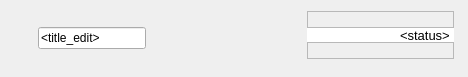
<?xml version="1.0" encoding="UTF-8"?>
<ui version="4.0">
 <class>Form</class>
 <widget class="QWidget" name="Form">
  <property name="geometry">
   <rect>
    <x>0</x>
    <y>0</y>
    <width>468</width>
    <height>77</height>
   </rect>
  </property>
  <property name="sizePolicy">
   <sizepolicy hsizetype="Preferred" vsizetype="Preferred">
    <horstretch>0</horstretch>
    <verstretch>0</verstretch>
   </sizepolicy>
  </property>
  <property name="windowTitle">
   <string>Form</string>
  </property>
  <layout class="QGridLayout" name="gridLayout">
   <item row="0" column="0">
    <layout class="QVBoxLayout" name="vlayout_performance">
     <property name="spacing">
      <number>2</number>
     </property>
     <item>
      <layout class="QHBoxLayout" name="horizontalLayout_3">
       <item>
        <layout class="QVBoxLayout" name="vlayout_title">
         <property name="spacing">
          <number>2</number>
         </property>
         <item>
          <layout class="QHBoxLayout" name="horizontalLayout">
           <property name="spacing">
            <number>2</number>
           </property>
           <item>
            <layout class="QVBoxLayout" name="verticalLayout_6">
             <property name="spacing">
              <number>0</number>
             </property>
             <item>
              <layout class="QHBoxLayout" name="horizontalLayout_5">
               <property name="spacing">
                <number>2</number>
               </property>
               <item>
                <widget class="QLabel" name="label_icon">
                 <property name="text">
                  <string>&lt;icon&gt;</string>
                 </property>
                </widget>
               </item>
               <item>
                <widget class="QLabel" name="label_arch_icon">
                 <property name="text">
                  <string>&lt;arch&gt;</string>
                 </property>
                </widget>
               </item>
               <item>
                <widget class="QLabel" name="label_label">
                 <property name="text">
                  <string>&lt;label&gt;</string>
                 </property>
                </widget>
               </item>
              </layout>
             </item>
            </layout>
           </item>
           <item>
            <spacer name="horizontalSpacer_2">
             <property name="orientation">
              <enum>Qt::Horizontal</enum>
             </property>
             <property name="sizeType">
              <enum>QSizePolicy::MinimumExpanding</enum>
             </property>
             <property name="sizeHint" stdset="0">
              <size>
               <width>10</width>
               <height>0</height>
              </size>
             </property>
            </spacer>
           </item>
          </layout>
         </item>
         <item>
          <layout class="QVBoxLayout" name="verticalLayout_2">
           <property name="spacing">
            <number>2</number>
           </property>
           <item>
            <layout class="QHBoxLayout" name="horizontalLayout_2">
             <item>
              <layout class="QHBoxLayout" name="hlayout_minimize">
               <property name="spacing">
                <number>0</number>
               </property>
              </layout>
             </item>
             <item>
              <widget class="QLabel" name="label_lock_icon">
               <property name="text">
                <string>&lt;lock&gt;</string>
               </property>
              </widget>
             </item>
             <item>
              <widget class="QWidget" name="widget_expand_collapse" native="true">
               <layout class="QGridLayout" name="gridLayout_4">
                <property name="margin">
                 <number>0</number>
                </property>
                <property name="spacing">
                 <number>0</number>
                </property>
                <item row="0" column="0">
                 <layout class="QHBoxLayout" name="hlayout_expand_collapse">
                  <property name="spacing">
                   <number>0</number>
                  </property>
                 </layout>
                </item>
               </layout>
              </widget>
             </item>
             <item>
              <widget class="QWidget" name="widget_minimize" native="true">
               <layout class="QGridLayout" name="gridLayout_5">
                <property name="margin">
                 <number>0</number>
                </property>
                <property name="spacing">
                 <number>0</number>
                </property>
               </layout>
              </widget>
             </item>
             <item>
              <widget class="QLabel" name="label_title">
               <property name="minimumSize">
                <size>
                 <width>0</width>
                 <height>0</height>
                </size>
               </property>
               <property name="maximumSize">
                <size>
                 <width>16777215</width>
                 <height>16777215</height>
                </size>
               </property>
               <property name="font">
                <font>
                 <pointsize>15</pointsize>
                 <weight>75</weight>
                 <bold>true</bold>
                </font>
               </property>
               <property name="text">
                <string>&lt;placeholder_title&gt;</string>
               </property>
              </widget>
             </item>
             <item>
              <widget class="QLineEdit" name="label_title_edit">
               <property name="text">
                <string>&lt;title_edit&gt;</string>
               </property>
              </widget>
             </item>
             <item>
              <spacer name="horizontalSpacer_5">
               <property name="orientation">
                <enum>Qt::Horizontal</enum>
               </property>
               <property name="sizeType">
                <enum>QSizePolicy::MinimumExpanding</enum>
               </property>
               <property name="sizeHint" stdset="0">
                <size>
                 <width>0</width>
                 <height>0</height>
                </size>
               </property>
              </spacer>
             </item>
            </layout>
           </item>
           <item>
            <spacer name="verticalSpacer_5">
             <property name="orientation">
              <enum>Qt::Vertical</enum>
             </property>
             <property name="sizeHint" stdset="0">
              <size>
               <width>0</width>
               <height>0</height>
              </size>
             </property>
            </spacer>
           </item>
           <item>
            <spacer name="horizontalSpacer">
             <property name="orientation">
              <enum>Qt::Horizontal</enum>
             </property>
             <property name="sizeHint" stdset="0">
              <size>
               <width>0</width>
               <height>0</height>
              </size>
             </property>
            </spacer>
           </item>
          </layout>
         </item>
        </layout>
       </item>
       <item>
        <spacer name="hspacer_taskinfo">
         <property name="orientation">
          <enum>Qt::Horizontal</enum>
         </property>
         <property name="sizeType">
          <enum>QSizePolicy::MinimumExpanding</enum>
         </property>
         <property name="sizeHint" stdset="0">
          <size>
           <width>5</width>
           <height>5</height>
          </size>
         </property>
        </spacer>
       </item>
       <item>
        <layout class="QVBoxLayout" name="status_layout">
         <property name="spacing">
          <number>0</number>
         </property>
         <property name="leftMargin">
          <number>0</number>
         </property>
         <item>
          <widget class="QLabel" name="label_task">
           <property name="font">
            <font>
             <pointsize>10</pointsize>
             <weight>75</weight>
             <bold>true</bold>
            </font>
           </property>
           <property name="frameShape">
            <enum>QFrame::StyledPanel</enum>
           </property>
           <property name="text">
            <string>&lt;task&gt;</string>
           </property>
           <property name="alignment">
            <set>Qt::AlignRight|Qt::AlignTrailing|Qt::AlignVCenter</set>
           </property>
          </widget>
         </item>
         <item>
          <widget class="QLineEdit" name="label_status">
           <property name="maximumSize">
            <size>
             <width>16777215</width>
             <height>14</height>
            </size>
           </property>
           <property name="font">
            <font>
             <pointsize>10</pointsize>
            </font>
           </property>
           <property name="text">
            <string>&lt;status&gt;</string>
           </property>
           <property name="frame">
            <bool>false</bool>
           </property>
           <property name="alignment">
            <set>Qt::AlignRight|Qt::AlignTrailing|Qt::AlignVCenter</set>
           </property>
           <property name="readOnly">
            <bool>true</bool>
           </property>
          </widget>
         </item>
         <item>
          <widget class="QLabel" name="label_assignee">
           <property name="font">
            <font>
             <pointsize>10</pointsize>
             <weight>50</weight>
             <bold>false</bold>
            </font>
           </property>
           <property name="layoutDirection">
            <enum>Qt::LeftToRight</enum>
           </property>
           <property name="frameShape">
            <enum>QFrame::StyledPanel</enum>
           </property>
           <property name="text">
            <string>&lt;assignee&gt;</string>
           </property>
           <property name="alignment">
            <set>Qt::AlignRight|Qt::AlignTrailing|Qt::AlignVCenter</set>
           </property>
          </widget>
         </item>
         <item>
          <spacer name="verticalSpacer_2">
           <property name="orientation">
            <enum>Qt::Vertical</enum>
           </property>
           <property name="sizeHint" stdset="0">
            <size>
             <width>0</width>
             <height>0</height>
            </size>
           </property>
          </spacer>
         </item>
        </layout>
       </item>
       <item>
        <spacer name="horizontalSpacer_3">
         <property name="orientation">
          <enum>Qt::Horizontal</enum>
         </property>
         <property name="sizeType">
          <enum>QSizePolicy::Fixed</enum>
         </property>
         <property name="sizeHint" stdset="0">
          <size>
           <width>3</width>
           <height>0</height>
          </size>
         </property>
        </spacer>
       </item>
       <item>
        <layout class="QVBoxLayout" name="vlayout_preview"/>
       </item>
      </layout>
     </item>
    </layout>
   </item>
  </layout>
 </widget>
 <resources/>
 <connections/>
</ui>
